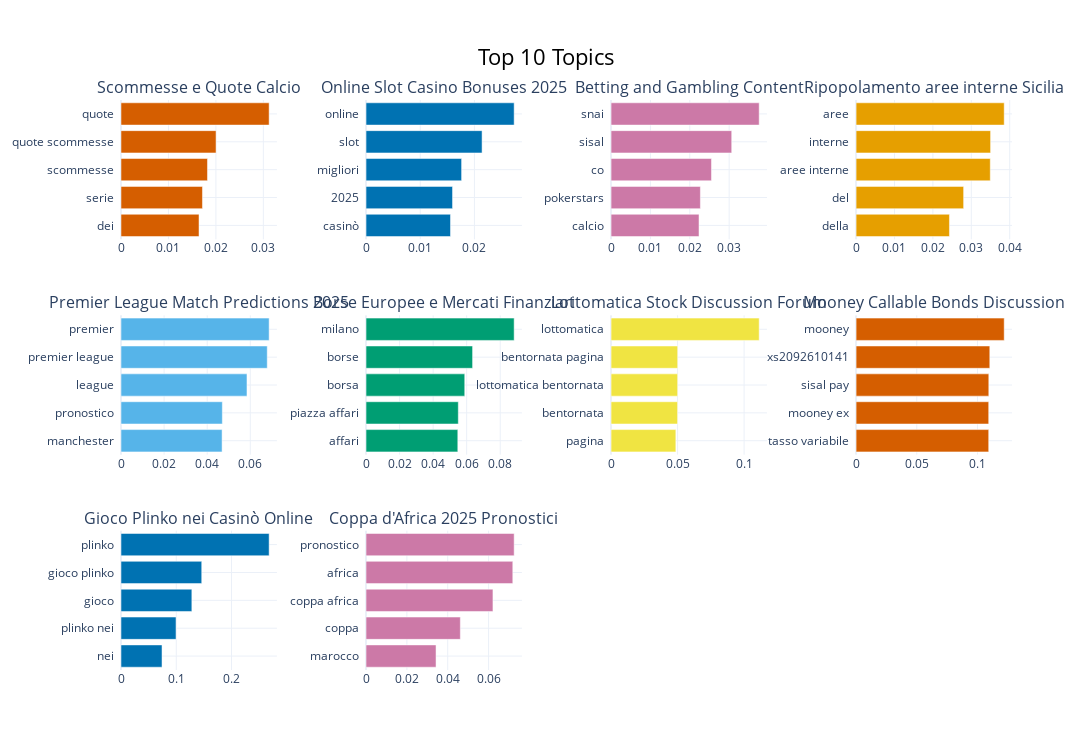

The notebook cell saved with this chart:
### Code cell
# Order topics by descending count, excluding outliers topic (-1) so the 11th fills any gap
ordered = counts[counts['Topic'] != -1].reset_index(drop=True)
ordered_topics = ordered['Topic'].tolist()[:10]
ordered_labels = ordered['Name'].tolist()[:10]

fig = topic_model.visualize_barchart(width=320, title="Top 10 Topics", topics=ordered_topics, custom_labels=True)
fig

### Figure 1 — Plotly figure (JSON) as saved in the notebook; plotly's stock layout.template omitted (floating-point values rounded to 4 significant figures)
{"data": [{"marker": {"color": "#D55E00"}, "orientation": "h", "type": "bar", "x": [0.01644, 0.01717, 0.01823, 0.02003, 0.03122], "xaxis": "x", "y": ["dei  ", "serie  ", "scommesse  ", "quote scommesse  ", "quote  "], "yaxis": "y"}, {"marker": {"color": "#0072B2"}, "orientation": "h", "type": "bar", "x": [0.01559, 0.01596, 0.01764, 0.02141, 0.02733], "xaxis": "x2", "y": ["casinò  ", "2025  ", "migliori  ", "slot  ", "online  "], "yaxis": "y2"}, {"marker": {"color": "#CC79A7"}, "orientation": "h", "type": "bar", "x": [0.02235, 0.02269, 0.02551, 0.03065, 0.03763], "xaxis": "x3", "y": ["calcio  ", "pokerstars  ", "co  ", "sisal  ", "snai  "], "yaxis": "y3"}, {"marker": {"color": "#E69F00"}, "orientation": "h", "type": "bar", "x": [0.02431, 0.028, 0.03494, 0.03503, 0.03857], "xaxis": "x4", "y": ["della  ", "del  ", "aree interne  ", "interne  ", "aree  "], "yaxis": "y4"}, {"marker": {"color": "#56B4E9"}, "orientation": "h", "type": "bar", "x": [0.04691, 0.04703, 0.05846, 0.06786, 0.06874], "xaxis": "x5", "y": ["manchester  ", "pronostico  ", "league  ", "premier league  ", "premier  "], "yaxis": "y5"}, {"marker": {"color": "#009E73"}, "orientation": "h", "type": "bar", "x": [0.05471, 0.05501, 0.05885, 0.06352, 0.0883], "xaxis": "x6", "y": ["affari  ", "piazza affari  ", "borsa  ", "borse  ", "milano  "], "yaxis": "y6"}, {"marker": {"color": "#F0E442"}, "orientation": "h", "type": "bar", "x": [0.04871, 0.05001, 0.05006, 0.05008, 0.1113], "xaxis": "x7", "y": ["pagina  ", "bentornata  ", "lottomatica bentornata  ", "bentornata pagina  ", "lottomatica  "], "yaxis": "y7"}, {"marker": {"color": "#D55E00"}, "orientation": "h", "type": "bar", "x": [0.1092, 0.1092, 0.1093, 0.1101, 0.122], "xaxis": "x8", "y": ["tasso variabile  ", "mooney ex  ", "sisal pay  ", "xs2092610141  ", "mooney  "], "yaxis": "y8"}, {"marker": {"color": "#0072B2"}, "orientation": "h", "type": "bar", "x": [0.07424, 0.09961, 0.1282, 0.1461, 0.2681], "xaxis": "x9", "y": ["nei  ", "plinko nei  ", "gioco  ", "gioco plinko  ", "plinko  "], "yaxis": "y9"}, {"marker": {"color": "#CC79A7"}, "orientation": "h", "type": "bar", "x": [0.03428, 0.04618, 0.06214, 0.07187, 0.07253], "xaxis": "x10", "y": ["marocco  ", "coppa  ", "coppa africa  ", "africa  ", "pronostico  "], "yaxis": "y10"}], "layout": {"annotations": [{"font": {"size": 16}, "showarrow": false, "text": "Scommesse e Quote Calcio", "x": 0.0875, "xanchor": "center", "xref": "paper", "y": 1, "yanchor": "bottom", "yref": "paper"}, {"font": {"size": 16}, "showarrow": false, "text": "Online Slot Casino Bonuses 2025", "x": 0.3625, "xanchor": "center", "xref": "paper", "y": 1, "yanchor": "bottom", "yref": "paper"}, {"font": {"size": 16}, "showarrow": false, "text": "Betting and Gambling Content", "x": 0.6375, "xanchor": "center", "xref": "paper", "y": 1, "yanchor": "bottom", "yref": "paper"}, {"font": {"size": 16}, "showarrow": false, "text": "Ripopolamento aree interne Sicilia", "x": 0.9125, "xanchor": "center", "xref": "paper", "y": 1, "yanchor": "bottom", "yref": "paper"}, {"font": {"size": 16}, "showarrow": false, "text": "Premier League Match Predictions 2025", "x": 0.0875, "xanchor": "center", "xref": "paper", "y": 0.6222, "yanchor": "bottom", "yref": "paper"}, {"font": {"size": 16}, "showarrow": false, "text": "Borse Europee e Mercati Finanziari", "x": 0.3625, "xanchor": "center", "xref": "paper", "y": 0.6222, "yanchor": "bottom", "yref": "paper"}, {"font": {"size": 16}, "showarrow": false, "text": "Lottomatica Stock Discussion Forum", "x": 0.6375, "xanchor": "center", "xref": "paper", "y": 0.6222, "yanchor": "bottom", "yref": "paper"}, {"font": {"size": 16}, "showarrow": false, "text": "Mooney Callable Bonds Discussion", "x": 0.9125, "xanchor": "center", "xref": "paper", "y": 0.6222, "yanchor": "bottom", "yref": "paper"}, {"font": {"size": 16}, "showarrow": false, "text": "Gioco Plinko nei Casinò Online", "x": 0.0875, "xanchor": "center", "xref": "paper", "y": 0.2444, "yanchor": "bottom", "yref": "paper"}, {"font": {"size": 16}, "showarrow": false, "text": "Coppa d'Africa 2025 Pronostici", "x": 0.3625, "xanchor": "center", "xref": "paper", "y": 0.2444, "yanchor": "bottom", "yref": "paper"}], "height": 750, "hoverlabel": {"bgcolor": "white", "font": {"family": "Rockwell", "size": 16}}, "showlegend": false, "title": {"font": {"color": "Black", "size": 22}, "text": "Top 10 Topics", "x": 0.5, "xanchor": "center", "yanchor": "top"}, "width": 1280, "xaxis": {"anchor": "y", "domain": [0, 0.175], "showgrid": true}, "xaxis10": {"anchor": "y10", "domain": [0.275, 0.45], "showgrid": true}, "xaxis11": {"anchor": "y11", "domain": [0.55, 0.725], "showgrid": true}, "xaxis12": {"anchor": "y12", "domain": [0.825, 1], "showgrid": true}, "xaxis2": {"anchor": "y2", "domain": [0.275, 0.45], "showgrid": true}, "xaxis3": {"anchor": "y3", "domain": [0.55, 0.725], "showgrid": true}, "xaxis4": {"anchor": "y4", "domain": [0.825, 1], "showgrid": true}, "xaxis5": {"anchor": "y5", "domain": [0, 0.175], "showgrid": true}, "xaxis6": {"anchor": "y6", "domain": [0.275, 0.45], "showgrid": true}, "xaxis7": {"anchor": "y7", "domain": [0.55, 0.725], "showgrid": true}, "xaxis8": {"anchor": "y8", "domain": [0.825, 1], "showgrid": true}, "xaxis9": {"anchor": "y9", "domain": [0, 0.175], "showgrid": true}, "yaxis": {"anchor": "x", "domain": [0.7556, 1], "showgrid": true}, "yaxis10": {"anchor": "x10", "domain": [0, 0.2444], "showgrid": true}, "yaxis11": {"anchor": "x11", "domain": [0, 0.2444], "showgrid": true}, "yaxis12": {"anchor": "x12", "domain": [0, 0.2444], "showgrid": true}, "yaxis2": {"anchor": "x2", "domain": [0.7556, 1], "showgrid": true}, "yaxis3": {"anchor": "x3", "domain": [0.7556, 1], "showgrid": true}, "yaxis4": {"anchor": "x4", "domain": [0.7556, 1], "showgrid": true}, "yaxis5": {"anchor": "x5", "domain": [0.3778, 0.6222], "showgrid": true}, "yaxis6": {"anchor": "x6", "domain": [0.3778, 0.6222], "showgrid": true}, "yaxis7": {"anchor": "x7", "domain": [0.3778, 0.6222], "showgrid": true}, "yaxis8": {"anchor": "x8", "domain": [0.3778, 0.6222], "showgrid": true}, "yaxis9": {"anchor": "x9", "domain": [0, 0.2444], "showgrid": true}}}
